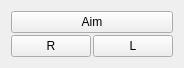
          <widget class="QWidget" name="layoutWidget_2">
           <property name="geometry">
            <rect>
             <x>10</x>
             <y>40</y>
             <width>71</width>
             <height>41</height>
            </rect>
           </property>
           <layout class="QVBoxLayout" name="verticalLayout_5">
            <property name="spacing">
             <number>2</number>
            </property>
            <item>
             <widget class="QPushButton" name="btn_Aim_2">
              <property name="text">
               <string>Aim</string>
              </property>
              <property name="checkable">
               <bool>true</bool>
              </property>
              <property name="control" stdset="0">
               <stringlist>
                <string>C_eye_ctl_0</string>
               </stringlist>
              </property>
             </widget>
            </item>
            <item>
             <layout class="QHBoxLayout" name="horizontalLayout_3">
              <property name="spacing">
               <number>2</number>
              </property>
              <item>
               <widget class="QPushButton" name="btn_AimR_2">
                <property name="text">
                 <string>R</string>
                </property>
                <property name="checkable">
                 <bool>true</bool>
                </property>
                <property name="control" stdset="0">
                 <stringlist>
                  <string>R_eye_ctl_0</string>
                 </stringlist>
                </property>
               </widget>
              </item>
              <item>
               <widget class="QPushButton" name="btn_AimL_2">
                <property name="text">
                 <string>L</string>
                </property>
                <property name="checkable">
                 <bool>true</bool>
                </property>
                <property name="control" stdset="0">
                 <stringlist>
                  <string>L_eye_ctl_0</string>
                 </stringlist>
                </property>
               </widget>
              </item>
             </layout>
            </item>
           </layout>
          </widget>
